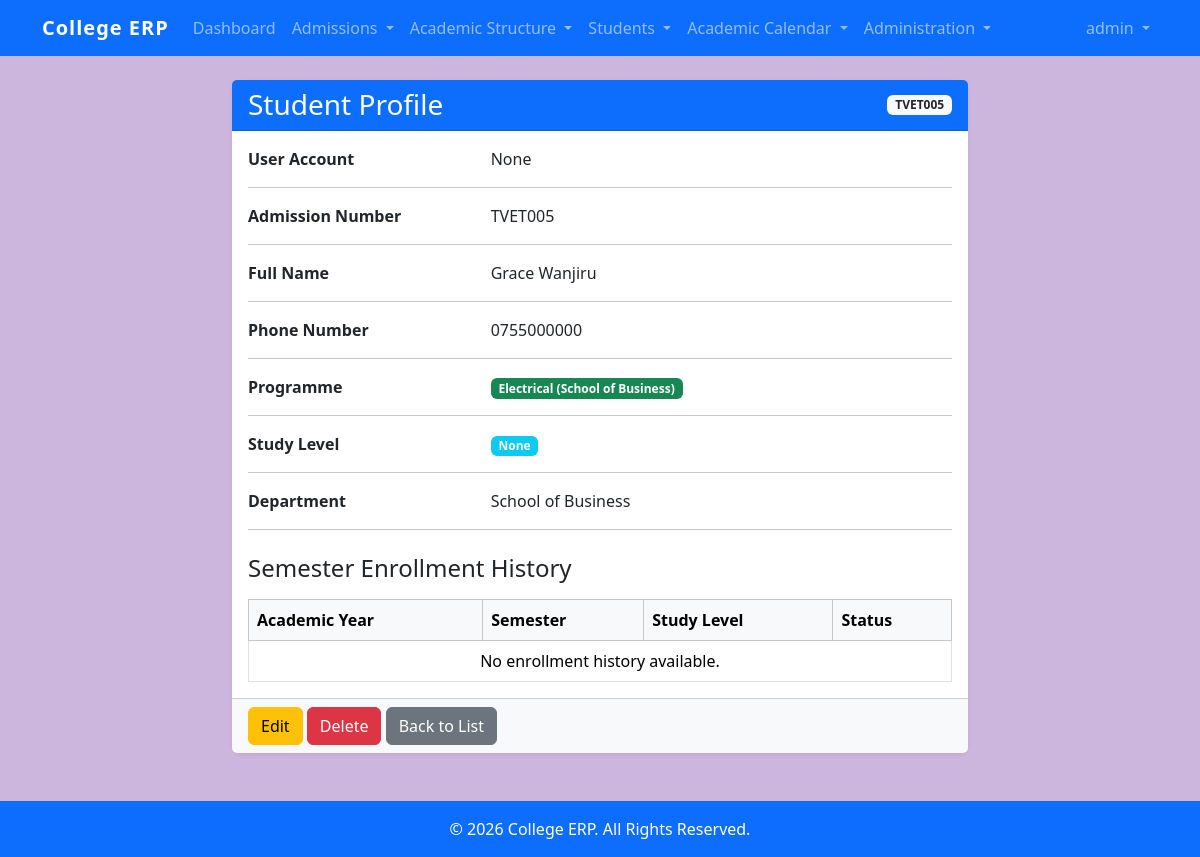
The app's page /students/5/ (signed in), older data.
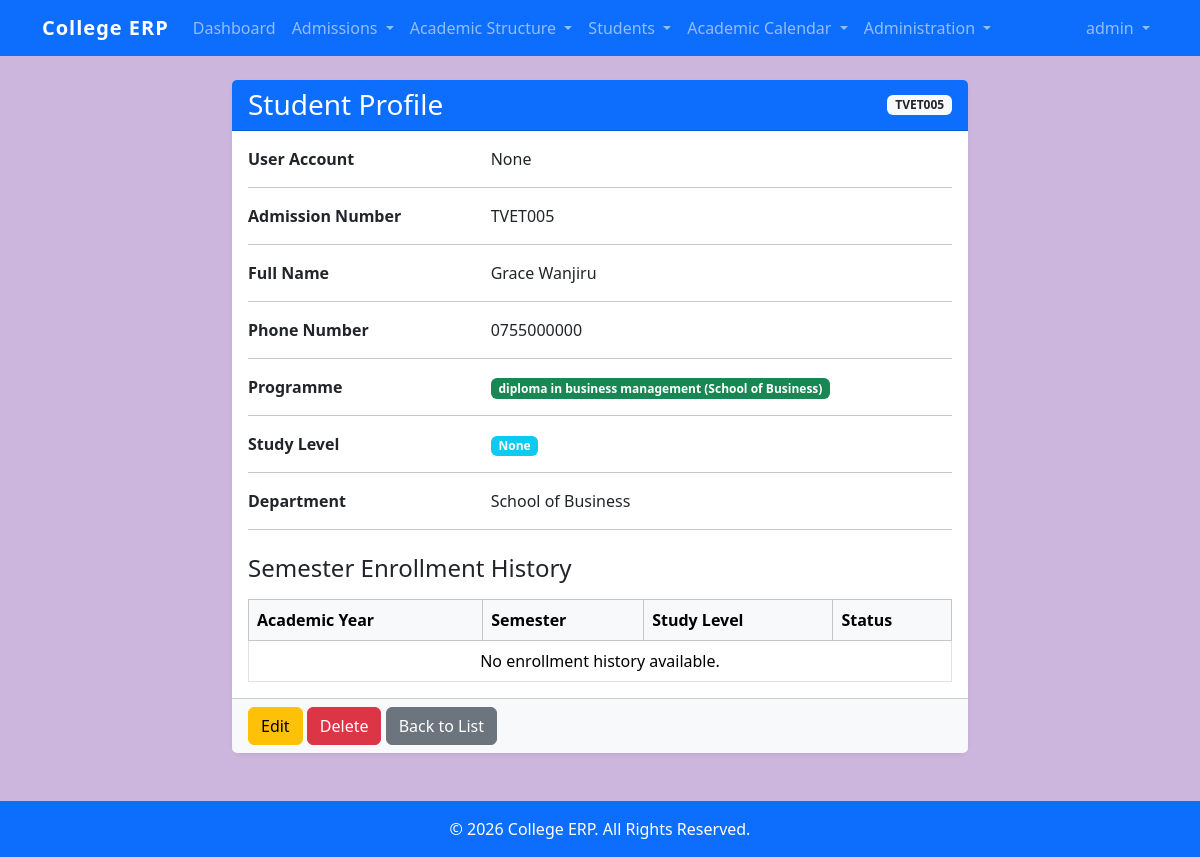
The same page, newer data.
### students/models.py (models this page shows, shortened)
class Student(models.Model):
    user = models.OneToOneField(
        User,
        on_delete=models.CASCADE,
        related_name="student_profile",
        null=True,
        blank=True
    )
    admission_no = models.CharField(
        max_length=20,
        unique=True,
        blank=True
    )
    first_name = models.CharField(
        max_length=100
    )
    last_name = models.CharField(
        max_length=100
    )
    phone = models.CharField(
        max_length=20
    )
    programme = models.ForeignKey(
        Programme,
        on_delete=models.PROTECT,
        related_name="students"
    )
    study_level = models.ForeignKey(
        StudyLevel,
        on_delete=models.PROTECT,
        related_name="students",
        null=True,
        blank=True
    )
    class Meta:
        ordering = [
            "admission_no"
        ]

class Programme(models.Model):
    programme_name = models.CharField(
        max_length=100,
        unique=True
    )
    department = models.ForeignKey(
        Department,
        on_delete=models.PROTECT,
        related_name="programmes"
    )
    created_at = models.DateTimeField(
        auto_now_add=True
    )
    updated_at = models.DateTimeField(
        auto_now=True
    )
    class Meta:
        ordering = ["programme_name"]
    def __str__(self):
     return (
        f"{self.programme_name}"
        f" ({self.department.department_name})"
    )

class Department(models.Model):
    department_name = models.CharField(max_length=100)

### students/views.py (the view)
@login_required
@permission_required(
    "students.view_student",
    raise_exception=True,
)
@login_required
@permission_required(
    "students.view_student",
    raise_exception=True
)
def student_detail(request, id):
    student = get_object_or_404(
        Student,
        id=id,
    )
    enrollments = (
        student.enrollments
        .select_related(
            "academic_year",
            "semester",
            "study_level",
        )
        .all()
    )
    context = {
        "student": student,
        "enrollments": enrollments,
    }
    return render(
        request,
        "students/student_detail.html",
        context,
    )

### templates/students/student_detail.html (shortened to what the changed rows need)
{% extends "base.html" %}
{% block content %}
<div class="row">
<div class="col-lg-8 mx-auto">
    <div class="card shadow-sm border-0">
        <div class="card-header bg-primary text-white d-flex justify-content-between align-items-center">
            <h3 class="mb-0">
                Student Profile
            </h3>
            <span class="badge bg-light text-dark">
                {{ student.admission_no }}
            </span>
        </div>
        <div class="card-body">
            <div class="row mb-3">
                <div class="col-md-4 fw-bold">
                    User Account
                </div>
                <div class="col-md-8">
                    {{ student.user }}
                </div>
            </div>
            <div class="row mb-3">
                <div class="col-md-4 fw-bold">
                    Admission Number
                </div>
                <div class="col-md-8">
                    {{ student.admission_no }}
                </div>
            </div>
            <div class="row mb-3">
                <div class="col-md-4 fw-bold">
                    Full Name
                </div>
                <div class="col-md-8">
                    {{ student.first_name }}
                    {{ student.last_name }}
                </div>
            </div>
            <div class="row mb-3">
                <div class="col-md-4 fw-bold">
                    Phone Number
                </div>
                <div class="col-md-8">
                    {{ student.phone }}
                </div>
            </div>
            <div class="row mb-3">
                <div class="col-md-8">
                    <span class="badge bg-success">
                        {{ student.programme }}
                    </span>
                </div>
            </div>
            <div class="row mb-3">
                <div class="col-md-8">
                    <span class="badge bg-info">
                        {{ student.study_level }}
                    </span>
                </div>
            </div>
            <div class="row mb-3">
                <div class="col-md-4 fw-bold">
                    Department
                </div>
                <div class="col-md-8">
                    {{ student.programme.department.department_name }}
                </div>
            </div>
            <table class="table table-bordered">
                <thead class="table-light">
                    <tr>
                        <th>
                            Academic Year
                        </th>
                        <th>
                            Semester
                        </th>
                        <th>
                            Study Level
                        </th>
                        <th>
                            Status
                        </th>
                    </tr>
                </thead>
            </table>
        </div>
    </div>
</div>
</div>
{% endblock %}

Row changes from the older to the newer data that the page shows:
changed Student "None": programme "Electrical (School of Business)" → "diploma in business management (School of Business)"
